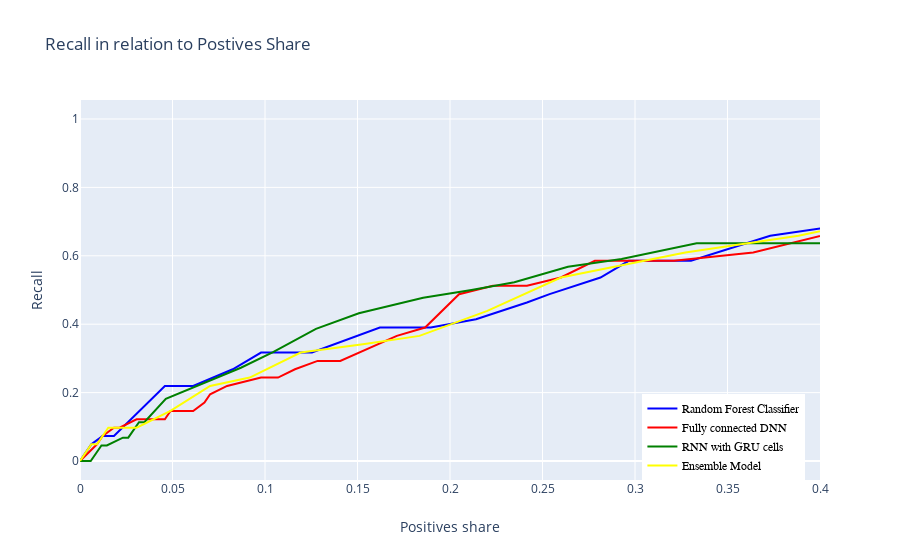

Source (notebook cell):
### Markdown cell above
Comparison of 4 best model, shows that they are quite similar in terms of performance, however RNN model with GRU cells has the edge over other models in nearly all ranges and has less fluctuations that other models, especially in lower ranges of Positives Share.

### Code cell
trace0=go.Scatter(
            y=RF_pr_test.recall,
            x=RF_pr_test.positives_share,
            mode='lines',
            marker=dict(
            color="blue",
            size=5,
            opacity=0.5
            ),
            name="Random Forest Classifier"
        )
    
    trace1=go.Scatter(
            y=DNN_test.recall,
            x=DNN_test.positives_share,
            mode='lines',
            marker=dict(
            color="red",
            size=5,
            opacity=0.5
            ),
            name="Fully connected DNN"
        )
    
    trace2=go.Scatter(
            y=gru_pr_test.recall,
            x=gru_pr_test.positives_share,
            mode='lines',
            marker=dict(
            color="green",
            size=5,
            opacity=0.5
            ),
            name="RNN with GRU cells"
        )

    trace3=go.Scatter(
            y=Ensemble_pr_test.recall,
            x=Ensemble_pr_test.positives_share,
            mode='lines',
            marker=dict(
            color="yellow",
            size=5,
            opacity=0.5
            ),
            name="Ensemble Model"
        )

    



    data=[trace0, trace1,trace2,trace3]
    figure=go.Figure(
        data=data,
        layout=go.Layout(
            title="Recall in relation to Postives Share",
            yaxis=dict(title="Recall"),
            xaxis=dict(title="Positives share", range=[0,0.4]),
            legend=dict(
                x=0.76,
                y=0,
                traceorder="normal",
                font=dict(
                    family="sans-serif",
                    size=12,
                    color="black"
                ),
            bgcolor=None


        )))
    iplot(figure)

### Figure 1 — Plotly figure (JSON) as saved in the notebook; plotly's stock layout.template omitted (floating-point values rounded to 4 significant figures)
{"data": [{"marker": {"color": "blue", "opacity": 0.5, "size": 5}, "mode": "lines", "name": "Random Forest Classifier", "type": "scatter", "x": [1, 1, 1, 1, 1, 1, 1, 1, 1, 1, 1, 1, 1, 1, 1, 1, 1, 1, 1, 1, 1, 1, 1, 1, 1, 1, 1, 1, 1, 1, 1, 1, 1, 1, 1, 1, 0.9939, 0.9113, 0.7095, 0.6453, 0.5657, 0.5321, 0.4893, 0.4404, 0.4312, 0.4037, 0.3731, 0.3303, 0.2966, 0.2813, 0.2538, 0.2416, 0.2141, 0.1896, 0.1621, 0.1498, 0.1254, 0.1193, 0.09786, 0.08257, 0.06116, 0.04587, 0.0367, 0.01835, 0.01223, 0.006116, 0.006116, 0.006116, 0.006116, 0.003058, 0.003058, 0, 0, 0, 0, 0, 0, 0, 0, 0, 0, 0, 0, 0, 0, 0, 0, 0, 0, 0, 0, 0, 0, 0, 0, 0, 0, 0, 0, 0], "y": [1, 1, 1, 1, 1, 1, 1, 1, 1, 1, 1, 1, 1, 1, 1, 1, 1, 1, 1, 1, 1, 1, 1, 1, 1, 1, 1, 1, 1, 1, 1, 1, 1, 1, 1, 1, 1, 0.9756, 0.9024, 0.9024, 0.8537, 0.8293, 0.8293, 0.7561, 0.7561, 0.6829, 0.6585, 0.5854, 0.5854, 0.5366, 0.4878, 0.4634, 0.4146, 0.3902, 0.3902, 0.3659, 0.3171, 0.3171, 0.3171, 0.2683, 0.2195, 0.2195, 0.1707, 0.07317, 0.07317, 0.04878, 0.04878, 0.04878, 0.04878, 0.02439, 0.02439, 0, 0, 0, 0, 0, 0, 0, 0, 0, 0, 0, 0, 0, 0, 0, 0, 0, 0, 0, 0, 0, 0, 0, 0, 0, 0, 0, 0, 0]}, {"marker": {"color": "red", "opacity": 0.5, "size": 5}, "mode": "lines", "name": "Fully connected DNN", "type": "scatter", "x": [1, 0.9908, 0.9817, 0.9602, 0.9174, 0.8532, 0.737, 0.6239, 0.5138, 0.4373, 0.3639, 0.3211, 0.2936, 0.2783, 0.2599, 0.2416, 0.2232, 0.2049, 0.1865, 0.1713, 0.1407, 0.1284, 0.1162, 0.107, 0.09786, 0.07951, 0.07034, 0.06728, 0.06116, 0.05505, 0.05199, 0.04893, 0.04587, 0.04281, 0.03058, 0.02141, 0.02141, 0.02141, 0.02141, 0.01835, 0.01223, 0.01223, 0.009174, 0, 0, 0, 0, 0, 0, 0, 0, 0, 0, 0, 0, 0, 0, 0, 0, 0, 0, 0, 0, 0, 0, 0, 0, 0, 0, 0, 0, 0, 0, 0, 0, 0, 0, 0, 0, 0, 0, 0, 0, 0, 0, 0, 0, 0, 0, 0, 0, 0, 0, 0, 0, 0, 0, 0, 0, 0], "y": [1, 1, 1, 1, 0.9512, 0.9268, 0.878, 0.878, 0.7805, 0.7073, 0.6098, 0.5854, 0.5854, 0.5854, 0.5366, 0.5122, 0.5122, 0.4878, 0.3902, 0.3659, 0.2927, 0.2927, 0.2683, 0.2439, 0.2439, 0.2195, 0.1951, 0.1707, 0.1463, 0.1463, 0.1463, 0.1463, 0.122, 0.122, 0.122, 0.09756, 0.09756, 0.09756, 0.09756, 0.09756, 0.07317, 0.07317, 0.04878, 0, 0, 0, 0, 0, 0, 0, 0, 0, 0, 0, 0, 0, 0, 0, 0, 0, 0, 0, 0, 0, 0, 0, 0, 0, 0, 0, 0, 0, 0, 0, 0, 0, 0, 0, 0, 0, 0, 0, 0, 0, 0, 0, 0, 0, 0, 0, 0, 0, 0, 0, 0, 0, 0, 0, 0, 0]}, {"marker": {"color": "green", "opacity": 0.5, "size": 5}, "mode": "lines", "name": "RNN with GRU cells", "type": "scatter", "x": [1, 1, 1, 1, 0.9971, 0.8957, 0.6464, 0.542, 0.4899, 0.4638, 0.4087, 0.3768, 0.3536, 0.3333, 0.2928, 0.2638, 0.2348, 0.2116, 0.1855, 0.1507, 0.1275, 0.1043, 0.08696, 0.06667, 0.04638, 0.03478, 0.03188, 0.02609, 0.02319, 0.01449, 0.01159, 0.008696, 0.008696, 0.008696, 0.008696, 0.005797, 0.005797, 0.005797, 0.005797, 0.002899, 0.002899, 0.002899, 0.002899, 0.002899, 0.002899, 0.002899, 0, 0, 0, 0, 0, 0, 0, 0, 0, 0, 0, 0, 0, 0, 0, 0, 0, 0, 0, 0, 0, 0, 0, 0, 0, 0, 0, 0, 0, 0, 0, 0, 0, 0, 0, 0, 0, 0, 0, 0, 0, 0, 0, 0, 0, 0, 0, 0, 0, 0, 0, 0, 0, 0], "y": [1, 1, 1, 1, 1, 0.9545, 0.8409, 0.7955, 0.7273, 0.6818, 0.6364, 0.6364, 0.6364, 0.6364, 0.5909, 0.5682, 0.5227, 0.5, 0.4773, 0.4318, 0.3864, 0.3182, 0.2727, 0.2273, 0.1818, 0.1136, 0.1136, 0.06818, 0.06818, 0.04545, 0.04545, 0.02273, 0.02273, 0.02273, 0.02273, 0, 0, 0, 0, 0, 0, 0, 0, 0, 0, 0, 0, 0, 0, 0, 0, 0, 0, 0, 0, 0, 0, 0, 0, 0, 0, 0, 0, 0, 0, 0, 0, 0, 0, 0, 0, 0, 0, 0, 0, 0, 0, 0, 0, 0, 0, 0, 0, 0, 0, 0, 0, 0, 0, 0, 0, 0, 0, 0, 0, 0, 0, 0, 0, 0]}, {"marker": {"color": "yellow", "opacity": 0.5, "size": 5}, "mode": "lines", "name": "Ensemble Model", "type": "scatter", "x": [1, 1, 1, 1, 1, 1, 1, 1, 1, 1, 1, 1, 1, 1, 1, 1, 1, 1, 1, 1, 1, 1, 1, 1, 1, 1, 1, 1, 1, 0.9969, 0.9939, 0.9541, 0.7064, 0.5566, 0.4526, 0.3884, 0.3272, 0.2599, 0.2202, 0.1835, 0.1529, 0.1193, 0.09174, 0.07034, 0.04893, 0.03976, 0.03058, 0.03058, 0.01835, 0.01529, 0.009174, 0.006116, 0.006116, 0.006116, 0.003058, 0.003058, 0.003058, 0.003058, 0.003058, 0.003058, 0, 0, 0, 0, 0, 0, 0, 0, 0, 0, 0, 0, 0, 0, 0, 0, 0, 0, 0, 0, 0, 0, 0, 0, 0, 0, 0, 0, 0, 0, 0, 0, 0, 0, 0, 0, 0, 0, 0, 0], "y": [1, 1, 1, 1, 1, 1, 1, 1, 1, 1, 1, 1, 1, 1, 1, 1, 1, 1, 1, 1, 1, 1, 1, 1, 1, 1, 1, 1, 1, 1, 1, 0.9756, 0.9268, 0.8293, 0.7317, 0.6585, 0.6098, 0.5366, 0.439, 0.3659, 0.3415, 0.3171, 0.2439, 0.2195, 0.1463, 0.122, 0.09756, 0.09756, 0.09756, 0.09756, 0.04878, 0.04878, 0.04878, 0.04878, 0.02439, 0.02439, 0.02439, 0.02439, 0.02439, 0.02439, 0, 0, 0, 0, 0, 0, 0, 0, 0, 0, 0, 0, 0, 0, 0, 0, 0, 0, 0, 0, 0, 0, 0, 0, 0, 0, 0, 0, 0, 0, 0, 0, 0, 0, 0, 0, 0, 0, 0, 0]}], "layout": {"legend": {"font": {"color": "black", "family": "sans-serif", "size": 12}, "traceorder": "normal", "x": 0.76, "y": 0}, "title": {"text": "Recall in relation to Postives Share"}, "xaxis": {"range": [0, 0.4], "title": {"text": "Positives share"}}, "yaxis": {"title": {"text": "Recall"}}}}
